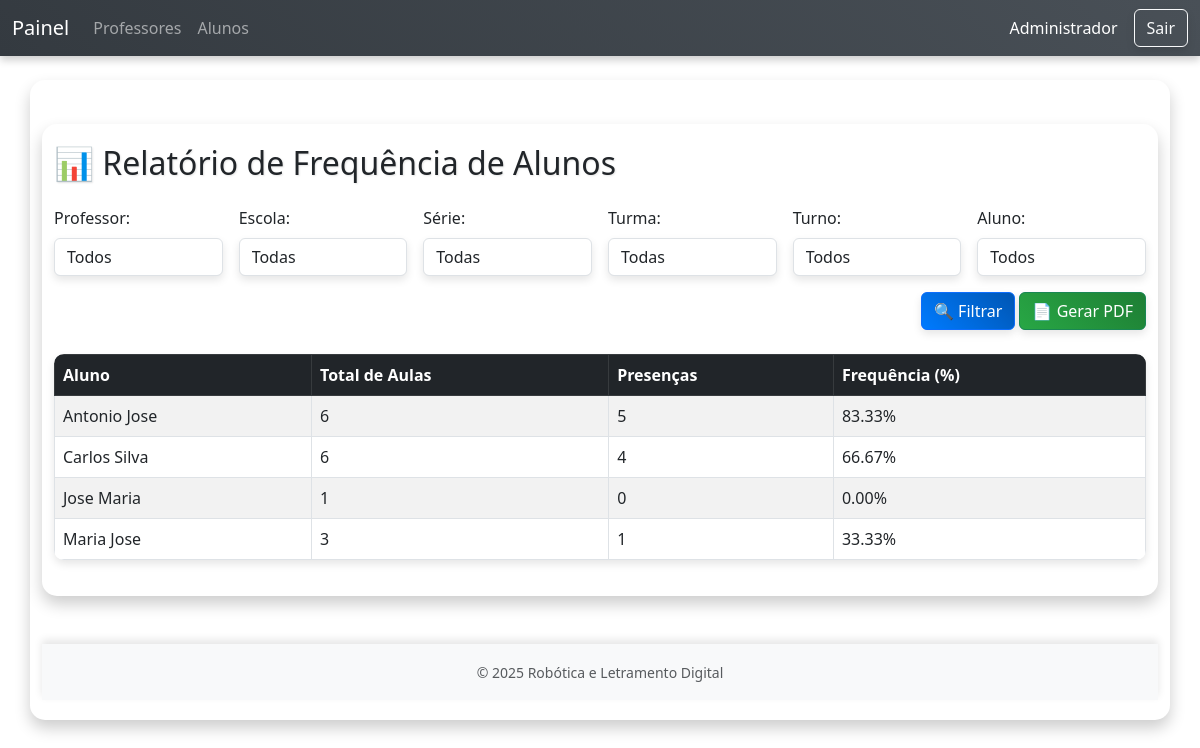
The page /frequencia.php (signed in) on the database its author committed.
### tables this page shows
CREATE TABLE `alunos` (
  `id` int NOT NULL,
  `nome` varchar(255) DEFAULT NULL,
  `serie_id` int DEFAULT NULL,
  `turma_id` int DEFAULT NULL,
  `turno_id` int DEFAULT NULL,
  `escola_id` int DEFAULT NULL
);

### frequencia.php (the view, shortened to what this page needs)
<?php
require 'config/db.php';
$professor_id = filter_input(INPUT_GET, 'professor_id', FILTER_VALIDATE_INT) ?: '';
$escola_id = filter_input(INPUT_GET, 'escola_id', FILTER_VALIDATE_INT) ?: '';
$turma_id = filter_input(INPUT_GET, 'turma_id', FILTER_VALIDATE_INT) ?: '';
$serie_id = filter_input(INPUT_GET, 'serie_id', FILTER_VALIDATE_INT) ?: '';
$turno_id = filter_input(INPUT_GET, 'turno_id', FILTER_VALIDATE_INT) ?: '';
$aluno_id = filter_input(INPUT_GET, 'aluno_id', FILTER_VALIDATE_INT) ?: '';
$query = "
    SELECT a.id AS aluno_id, a.nome,
           COUNT(p.id) AS total_registros,
           SUM(p.presente) AS total_presente,
           ROUND((SUM(p.presente) / COUNT(p.id)) * 100, 2) AS frequencia
    FROM alunos a
    JOIN presencas p ON p.aluno_id = a.id
    JOIN aulas au ON au.id = p.aula_id
    WHERE 1=1
";
$params = [];
$query .= " GROUP BY a.id, a.nome ORDER BY a.nome";
$stmt = $pdo->prepare($query);
$stmt->execute($params);
$alunosFrequencia = $stmt->fetchAll(PDO::FETCH_ASSOC);
?>
<!DOCTYPE html>
<html lang="pt-br">
<head>
    <link href="https://cdn.jsdelivr.net/npm/bootstrap@5.3.0/dist/css/bootstrap.min.css" rel="stylesheet">
</head>
<body>
<?php require 'includes/header.php'; ?>
<div class="container mt-4">
    <h2 class="mb-4">📊 Relatório de Frequência de Alunos</h2>
    <form method="GET" action="frequencia.php" class="row g-3 mb-4">
        <div class="col-md-2">
            <label for="professor_id" class="form-label">Professor:</label>
            <select name="professor_id" id="professor_id" class="form-control">
                <option value="">Todos</option>
            </select>
        </div>
        <div class="col-md-2">
            <label for="escola_id" class="form-label">Escola:</label>
            <select name="escola_id" id="escola_id" class="form-control">
                <option value="">Todas</option>
            </select>
        </div>
        <div class="col-md-2">
            <label for="serie_id" class="form-label">Série:</label>
            <select name="serie_id" id="serie_id" class="form-control">
                <option value="">Todas</option>
            </select>
        </div>
        <div class="col-md-2">
            <label for="turma_id" class="form-label">Turma:</label>
            <select name="turma_id" id="turma_id" class="form-control">
                <option value="">Todas</option>
            </select>
        </div>
        <div class="col-md-2">
            <label for="turno_id" class="form-label">Turno:</label>
            <select name="turno_id" id="turno_id" class="form-control">
                <option value="">Todos</option>
            </select>
        </div>
        <div class="col-md-2">
            <label for="aluno_id" class="form-label">Aluno:</label>
            <select name="aluno_id" id="aluno_id" class="form-control">
                <option value="">Todos</option>
            </select>
        </div>
        <div class="col-md-12 text-end">
            <button type="submit" class="btn btn-primary">🔍 Filtrar</button>
            <a href="frequencia.php?gerar_pdf=1<?= !empty($professor_id) ? '&professor_id=' . urlencode($professor_id) : '' ?><?= !empty($escola_id) ? '&escola_id=' . urlencode($escola_id) : '' ?><?= !empty($turma_id) ? '&turma_id=' . urlencode($turma_id) : '' ?><?= !empty($serie_id) ? '&serie_id=' . urlencode($serie_id) : '' ?><?= !empty($turno_id) ? '&turno_id=' . urlencode($turno_id) : '' ?><?= !empty($aluno_id) ? '&aluno_id=' . urlencode($aluno_id) : '' ?>" class="btn btn-success">📄 Gerar PDF</a>
        </div>
    </form>
    <?php if (!empty($alunosFrequencia)): ?>
        <table class="table table-bordered table-striped">
            <thead class="table-dark">
                <tr>
                    <th>Aluno</th>
                    <th>Total de Aulas</th>
                    <th>Presenças</th>
                    <th>Frequência (%)</th>
                </tr>
            </thead>
            <tbody>
                <?php foreach ($alunosFrequencia as $aluno): ?>
                    <tr>
                        <td><?= htmlspecialchars($aluno['nome']) ?></td>
                        <td><?= $aluno['total_registros'] ?></td>
                        <td><?= $aluno['total_presente'] ?></td>
                        <td><?= $aluno['frequencia'] ?>%</td>
                    </tr>
                <?php endforeach; ?>
            </tbody>
        </table>
    <?php else: ?>
        <div class="alert alert-info">Nenhum registro de frequência encontrado para os filtros selecionados.</div>
    <?php endif; ?>
</div>
<footer class="bg-light text-center text-muted py-3 mt-5" style="box-shadow: 0 -4px 8px rgba(0, 0, 0, 0.1);">
    <small>&copy; <?= date('Y') ?> Robótica e Letramento Digital</small>
</footer>
</body>
</html>

### frequencia.php (style rules this page uses)
body { background-color: #e8ecef; font-family: 'Arial', sans-serif; }
.container { background-color: #ffffff; border-radius: 15px; padding: 20px; box-shadow: 0 8px 16px rgba(0, 0, 0, 0.2); transform: translateZ(0); transition: transform 0.3s ease, box-shadow 0.3s ease; }
.form-control, .btn { border-radius: 10px; box-shadow: 0 4px 8px rgba(0, 0, 0, 0.1); transition: transform 0.2s ease, box-shadow 0.2s ease; }
.btn-primary { background: linear-gradient(45deg, #007bff, #0056b3); border: none; }
.btn-success { background: linear-gradient(45deg, #28a745, #1e7e34); border: none; }
.table { border-radius: 10px; overflow: hidden; box-shadow: 0 4px 8px rgba(0, 0, 0, 0.1); }
.table thead { background: linear-gradient(45deg, #6c757d, #495057); color: white; }
h2 { text-shadow: 1px 1px 2px rgba(0, 0, 0, 0.1); }
footer { box-shadow: 0 -4px 8px rgba(0, 0, 0, 0.1); }

### rows shown on the page
alunos: nome "Antonio Jose", total_registros "6", total_presente "5", frequencia "83.33"
alunos: nome "Carlos Silva", total_registros "6", total_presente "4", frequencia "66.67"
alunos: nome "Jose Maria", total_registros "1", total_presente "0", frequencia "0.00"
alunos: nome "Maria Jose", total_registros "3", total_presente "1", frequencia "33.33"

### other values the page prints
$_SESSION['nome'] "Administrador"
